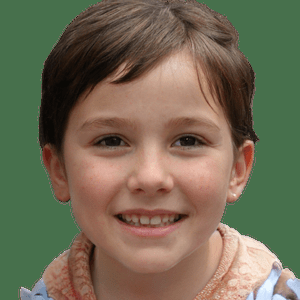
#> input picture dataset/images3.png, 300 x 300 px; its folder holds only this picture in this run
$ python main.py
#> lines starting #> are read from the running program, lines starting #| are printed output that depends on the picture
import os
import cv2
import numpy as np
import matplotlib.pyplot as plt

# =========================
# LOAD DATASET
# =========================

dataset_path = "dataset"

faces = []
labels = []

for file in os.listdir(dataset_path):

    img_path = os.path.join(dataset_path, file)

    img = cv2.imread(img_path, cv2.IMREAD_GRAYSCALE)
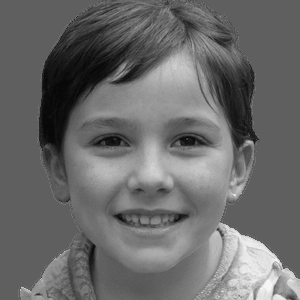
#> img: shape (300, 300); min 8, max 245, mean 106.1

    # ❗ skip kalau gambar tidak terbaca
    if img is None:
        print("Skip file (tidak terbaca):", file)
        continue

    img = cv2.resize(img, (100, 100))
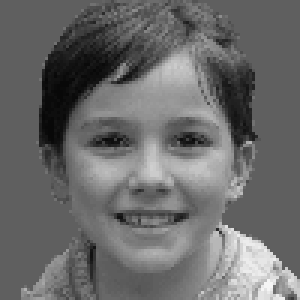
#> img: shape (100, 100) (shown 3 times larger); min 8, max 245, mean 106.1

    vector = img.flatten()
#> vector = 10000 values, max 245 at index 9389, min 8 at index 2331, mean 106.1

    faces.append(vector)
    labels.append(file)

faces = np.array(faces)

# =========================
# VALIDASI DATA
# =========================

print("Jumlah data:", len(faces))
#| Jumlah data: 1
print("Ukuran matrix:", faces.shape)
#| Ukuran matrix: (1, 10000)

if len(faces) == 0:
    print("Dataset kosong!")
    exit()

# =========================
# MEAN FACE
# =========================

mean_face = np.mean(faces, axis=0)
#> mean_face has the same summary as vector
print("Ukuran mean face:", mean_face.shape)
#| Ukuran mean face: (10000,)

# =========================
# NORMALISASI
# =========================

A = faces - mean_face
print("Ukuran matrix A:", A.shape)
#| Ukuran matrix A: (1, 10000)

# =========================
# SVD
# =========================

U, S, VT = np.linalg.svd(A, full_matrices=False)
#> U = [1]; S = [0]

print("Ukuran U:", U.shape)
#| Ukuran U: (1, 1)
print("Ukuran S:", S.shape)
#| Ukuran S: (1,)
print("Ukuran VT:", VT.shape)
#| Ukuran VT: (1, 10000)

# =========================
# EIGENFACE
# =========================

eigenfaces = VT[:3]
print("Ukuran eigenfaces:", eigenfaces.shape)
#| Ukuran eigenfaces: (1, 10000)

# =========================
# TEST IMAGE (FIX)
# =========================

test_path = os.path.join(dataset_path, "images2.png")

test_image = cv2.imread(test_path, cv2.IMREAD_GRAYSCALE)

if test_image is None:
    print("Test image tidak ditemukan:", test_path)
    exit()
#> (the program exits here)

$ run again, on dataset/images5.png
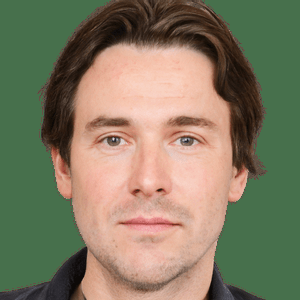
#> input picture dataset/images5.png, 300 x 300 px
#> `img = cv2.imread(img_path, cv2.IMREAD_GRAYSCALE)`:
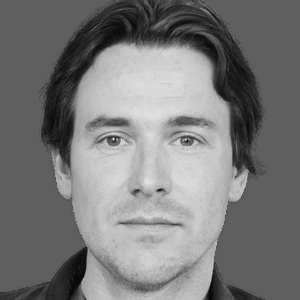
#> img: shape (300, 300); min 9, max 223, mean 121.7
#> `img = cv2.resize(img, (100, 100))`:
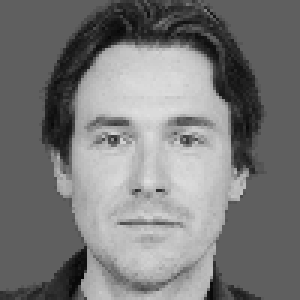
#> img: shape (100, 100) (shown 3 times larger); min 9, max 223, mean 121.6
#> vector = 10000 values, max 223 at index 3653, min 9 at index 940, mean 121.6
#| Jumlah data: 1
#| Ukuran matrix: (1, 10000)
#> mean_face has the same summary as vector
#| Ukuran mean face: (10000,)
#| Ukuran matrix A: (1, 10000)
#> U = [1]; S = [0]
#| Ukuran U: (1, 1)
#| Ukuran S: (1,)
#| Ukuran VT: (1, 10000)
#| Ukuran eigenfaces: (1, 10000)
